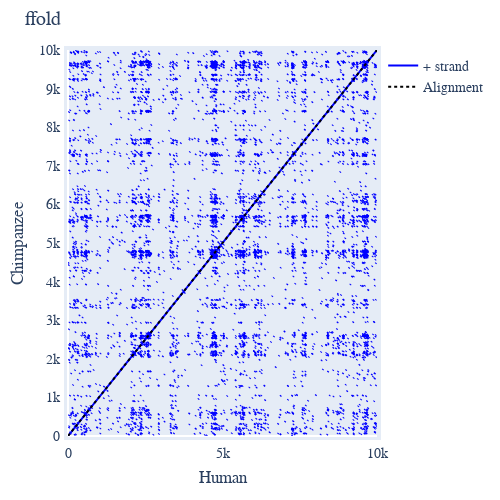

Notebook code for this chart:
### Code cell
dp_ffold = ffold_alns[20000:30000].dotplot(name1="Human", name2="Chimpanzee", title="ffold")
dp_ffold.show()

### Figure 1 — Plotly figure (JSON) as saved in the notebook; plotly's stock layout.template omitted (floating-point values rounded to 4 significant figures; data arrays with more than 128 entries replaced by an {"elided": "..."} marker saying what was removed)
{"data": [{"line": {"color": "blue"}, "mode": "lines", "name": "+ strand", "showlegend": true, "type": "scatter", "x": {"elided": "19748 int values"}, "xaxis": "x", "y": {"elided": "19748 int values"}, "yaxis": "y"}, {"line": {"color": "black", "dash": "dot"}, "mode": "lines", "name": "Alignment", "showlegend": true, "type": "scatter", "x": [0.2, 9999.0], "xaxis": "x", "y": [0, 9999], "yaxis": "y"}], "layout": {"autosize": false, "font": {"family": "Balto", "size": 14}, "height": 500, "hovermode": "closest", "margin": {"b": 50, "l": 50, "pad": 4, "r": 50, "t": 50}, "showlegend": true, "title": {"text": "ffold"}, "width": 500, "xaxis": {"mirror": true, "range": [0, 10000], "showgrid": false, "showline": true, "title": {"text": "Human"}, "visible": true}, "yaxis": {"mirror": true, "range": [0, 10000], "showgrid": false, "showline": true, "title": {"text": "Chimpanzee"}, "visible": true}}}
